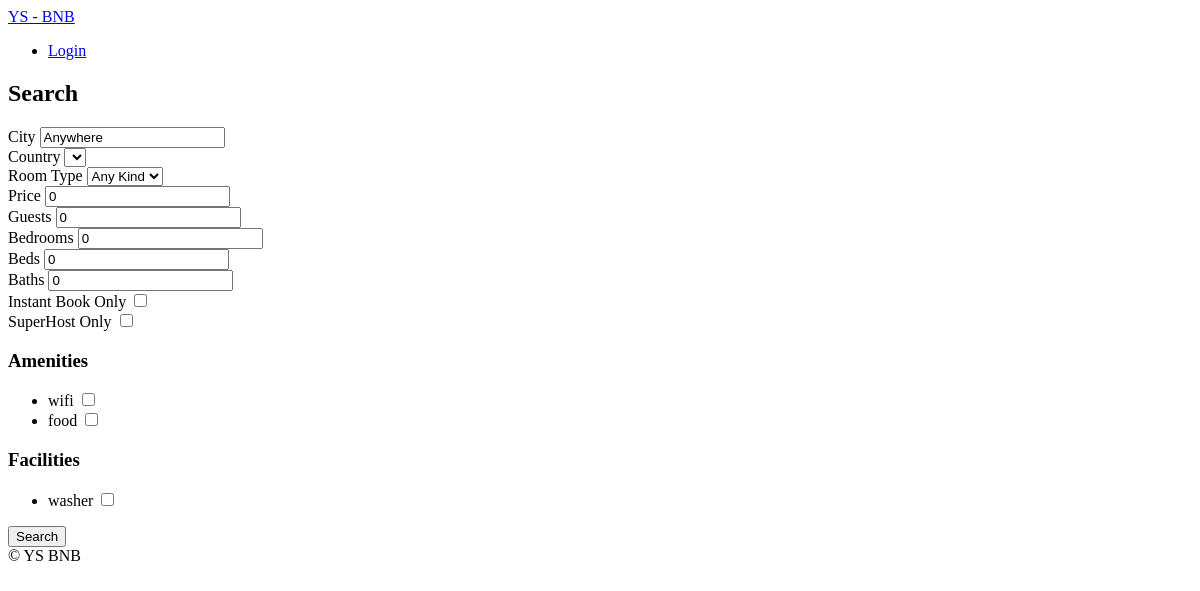
/rooms/search/, run on an earlier commit of the app's database.
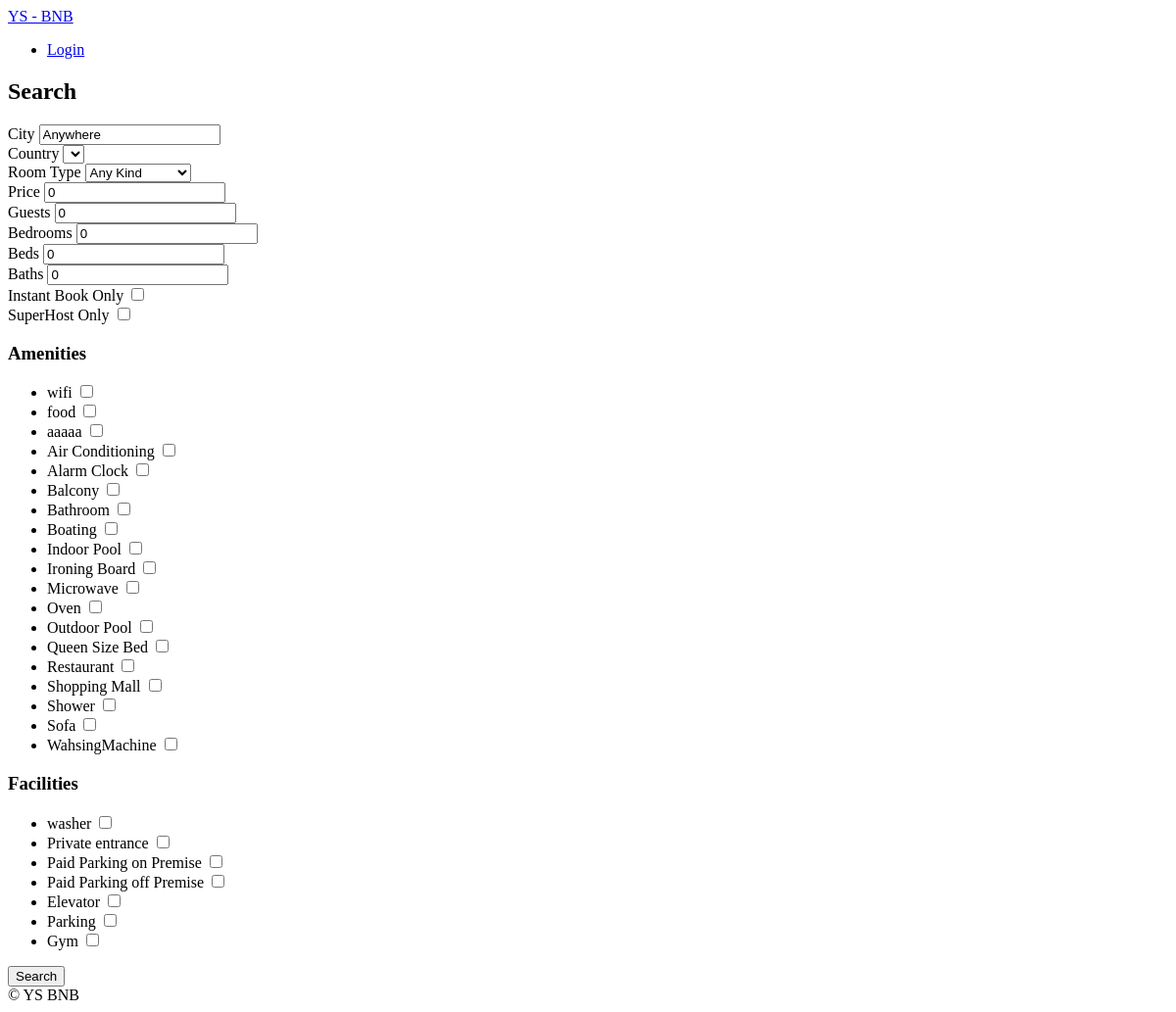
And on a later commit of the database.
### rooms/models.py (models this page shows, shortened)
class AbstractItem(core_models.TimeStampedModel):
    name = models.CharField(max_length=80)
    class Meta:
        abstract = True

class Amenity(AbstractItem):
    pass
    class Meta:
        verbose_name_plural = "Amenities"

class Facility(AbstractItem):
    pass
    class Meta:
        verbose_name_plural = "Facilities"

### rooms/views.py (the view)
# urls.py: path("search/", views.search, name='search')
def search(request):
    room_types = models.RoomType.objects.all()
    amenities = models.Amenity.objects.all()
    facilities = models.Facility.objects.all()
    choices = {
        "countries":countries,
        "room_types":room_types,
        "amenities": amenities,
        "facilities": facilities,
        }
    city = request.GET.get("city", "anywhere")
    city = str.capitalize(city)
    country = request.GET.get("country", "KR")
    room_type = int(request.GET.get("room_type", 0))
    price = int(request.GET.get("price", 0))
    guests = int(request.GET.get("guests", 0))
    bedrooms = int(request.GET.get("bedrooms", 0))
    beds = int(request.GET.get("beds", 0))
    baths = int(request.GET.get("baths", 0))
    instant = bool(request.GET.get("instant", False))
    superhost = bool(request.GET.get("superhost", False))
    s_amenities = request.GET.getlist("amenities")
    s_facilities = request.GET.getlist("facilities")
    form = {
        "city":city,
        "s_country":country,
        "s_room_type":room_type,
        "price":price,
        "guests":guests,
        "bedrooms":bedrooms,
        "beds":beds,
        "baths":baths,
        "instant": instant,
        "superhost": superhost,
        "s_amenities": s_amenities,
        "s_facilities": s_facilities,
        }
    filter_args = {}
    if city != "Anywhere":
        filter_args['city__startswith'] = city
    filter_args['country'] = country
    if price != 0:
        filter_args['price__lte'] = price
    if bedrooms != 0:
        filter_args['bedrooms__gte'] = bedrooms
    if beds != 0:
        filter_args['beds__gte'] = beds
    if baths != 0:
        filter_args['baths__gte'] = baths
    if instant is True:
        filter_args['instant_book'] = True
    if superhost is True:
        filter_args['host__superhost'] = True
    rooms = models.Room.objects.filter(**filter_args)
    if len(s_amenities) > 0:
        for s_amenity in s_amenities:
            filter_args['amenities__pk'] = s_amenity
            rooms = rooms.filter(**filter_args)
    if len(s_facilities) > 0:
        for s_facility in s_facilities:
            filter_args['facilities_pk'] = s_facility
            rooms = rooms.filter(**filter_args)
    return render(request, "rooms/search.html", context=
    {**choices, **form, "rooms":rooms})

### templates/rooms/search.html (shortened to what this page needs)
{% extends "base.html" %}
{% block content %}
    <h2> Search </h2>
    <form method="get" action= "{% url "rooms:search" %}">
        <label for="city">City</label>
        <input value="{{city}}" name="city" placeholder="Search by City" />
        <div>
            <label for="country">Country</label>
            <select id="country" name="country">
            </select>
        </div>
        <div>
            <label for="room_type">Room Type</label>
            <select id="room_type" name="room_type">
                <option value="0" {% if s_room_type == 0 %}selected{% endif %}>Any Kind</option>
            </select>
        </div>
        <div>
            <label for="price">Price</label>
            <input value={{price}} type="number" name="price" id="price" placeholder="Price"/>
        </div>
        <div>
            <label for="guests">Guests</label>
            <input value={{guests}} type="number" name="guests" id="guests" placeholder="Guests"/>
        </div>
        <div>
            <label for="bedrooms">Bedrooms</label>
            <input value={{bedrooms}} type="number" name="bedrooms" id="bedrooms" placeholder="Bedrooms"/>
        </div>
        <div>
            <label for="beds">Beds</label>
            <input value={{beds}} type="number" name="beds" id="beds" placeholder="Beds"/>
        </div>
        <div>
            <label for="baths">Baths</label>
            <input value={{baths}} type="number" name="baths" id="baths" placeholder="Baths"/>
        </div>
        <div>
            <label for="instant">Instant Book Only</label>
            <input type="checkbox" name="instant" id="instant"
            />
        </div>
        <div>
            <label for="superhost">SuperHost Only</label>
            <input type="checkbox" name="superhost" id="superhost">
        </div>
        <div>
            <h3>Amenities</h3>
            <ul>
            {% for amenity in amenities %}
                <li>
                    <label for="a_{{amenity.pk}}">{{amenity.name}}</label>
                    <input
                        id="a_{{amenity.pk}}"
                        name="amenities"
                        type="checkbox"
                        value={{amenity.pk}}
                        />
                </li>
            {% endfor %}
            </ul>
        </div>
        <div>
            <h3>Facilities</h3>
            <ul>
            {% for facility in facilities %}
                <li>
                    <label for="f_{{facility.pk}}">{{facility.name}}</label>
                    <input
                    id="f_{{facility.pk}}"
                    name="facilities"
                    type="checkbox"
                    value={{facility.pk}}
                    />
                </li>
            {% endfor %}
            </ul>
        </div>
        <button>Search</button>
    </form>
{% endblock content %}

### templates/base.html (shortened to what this page needs)
<!DOCTYPE html>
<html lang="en">
<head>
</head>
<body>
    <header>
    {% include "partials/nav.html" %}
    </header>
    {% block content %}
    {% endblock content %}
    {% include "partials/footer.html" %}
</body>
</html>

### templates/partials/nav.html
<nav>
    <a href="{% url "core:home" %}">YS - BNB</a>
    <ul>
        <li><a href="#">Login</a></li>
    </ul>
</nav>

### templates/partials/footer.html
<footer>
    &copy; YS BNB
</footer>

What changed in the data, as far as the page shows it:
added Amenity: name "aaaaa"
added Amenity: name "Air Conditioning"
added Amenity: name "Alarm Clock"
added Amenity: name "Balcony"
added Amenity: name "Bathroom"
added Amenity: name "Boating"
added Amenity: name "Indoor Pool"
added Amenity: name "Ironing Board"
added Amenity: name "Microwave"
added Amenity: name "Oven"
added Amenity: name "Outdoor Pool"
added Amenity: name "Queen Size Bed"
added Amenity: name "Restaurant"
added Amenity: name "Shopping Mall"
added Amenity: name "Shower"
added Amenity: name "Sofa"
added Amenity: name "WahsingMachine"
added Facility: name "Private entrance"
added Facility: name "Paid Parking on Premise"
added Facility: name "Paid Parking off Premise"
added Facility: name "Elevator"
added Facility: name "Parking"
added Facility: name "Gym"
